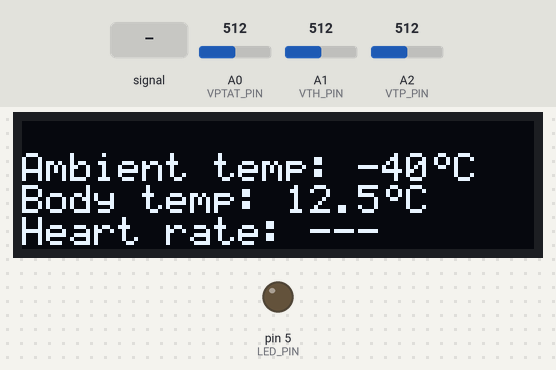
Bench run of a sketch on a simulated Arduino Nano, built with avr-gcc and run on an emulated ATmega328P. Shown: 128×32 one-colour display, output pins drawn as LEDs (lit = HIGH). The test bench sets the inputs (shaded band); at power-on: A2 (VTP_PIN) = 512, A0 (VPTAT_PIN) = 512, A1 (VTH_PIN) = 512.

Above: at 1.7 s.
1.8 s: A2 (VTP_PIN) set to 801
At 6.1 s:
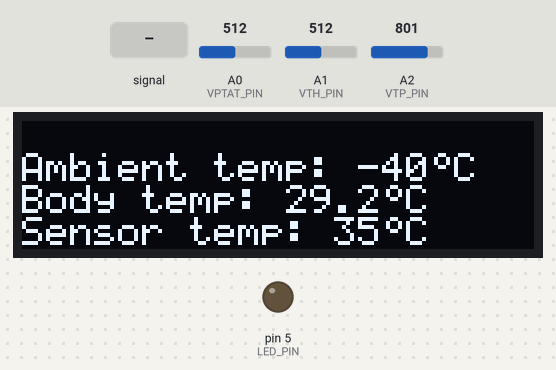
10.1 s: A2 (VTP_PIN) set to 829
At 13.78 s:
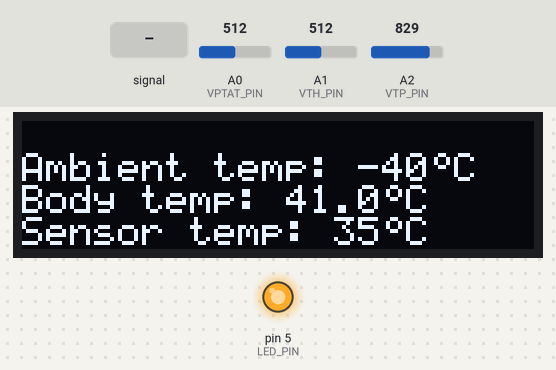
18.6 s: A1 (VTH_PIN) fed a 2 Hz sine of ±306 counts around its level
At 22.7 s:
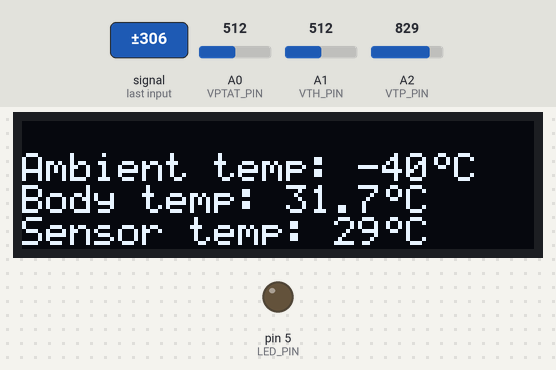
23.0 s: A2 (VTP_PIN) fed a 200 Hz sine of ±81 counts around its level
At 26.5 s:
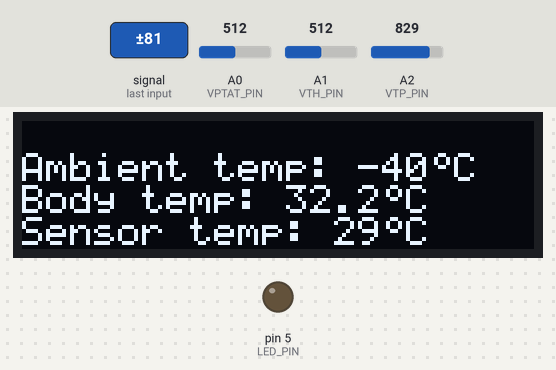
30.1 s: A0 (VPTAT_PIN) set to 0
At 34.9 s:
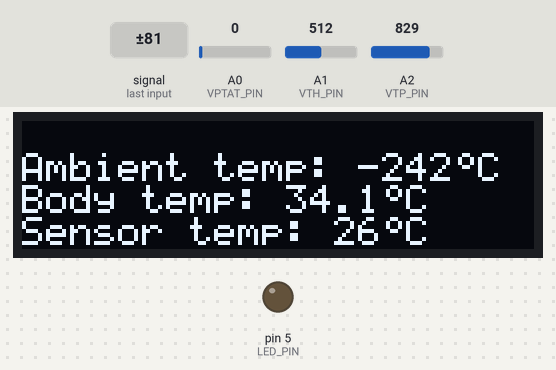
35.2 s: A1 (VTH_PIN) set to 0
At 38.7 s:
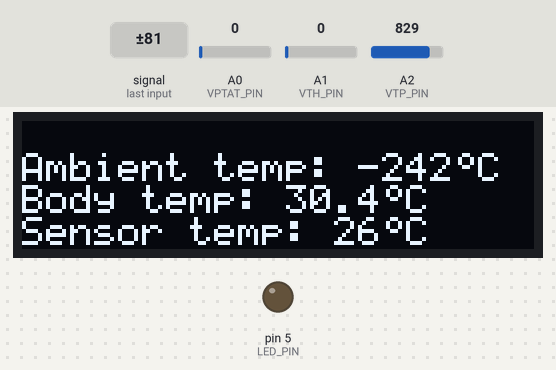
Timing chart, 0 to 39.2 s (numbered marks = the images above; inputs shaded):
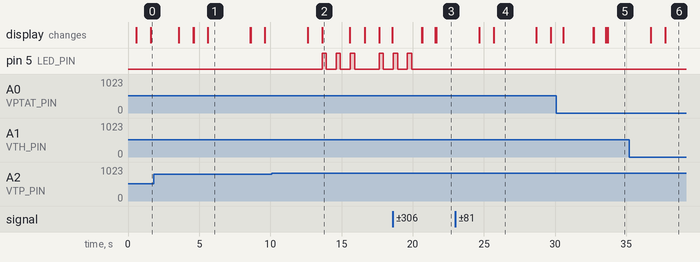

The sketch:

thermometer_pcbtest1.ino
```cpp
#include <Wire.h>
#include "SSD1306Ascii.h"
#include "SSD1306AsciiWire.h"
#include <Adafruit_GFX.h>
#include <PulseSensorPlayground.h>

#define VPTAT_PIN A0
#define VTH_PIN A1
#define VTP_PIN A2
#define HR_PIN A6
#define LED_PIN 5

// Linear fit parameters for calculating body temperature at each ambient temperature (20, 21, ..., 85°C)
// const float Btemp_line_const[] = {-1.7194, -1.7874, -1.8560, -1.9254, -1.9954, -2.0662, -2.1377, -2.2099, -2.2828, -2.3564, -2.4308,
//                                   -2.5059, -2.5818, -2.6584, -2.7358, -2.8139, -2.8928, -2.9725, -3.0530, -3.1342, -3.2162, -3.2990,
//                                   -3.3826, -3.4670, -3.5522, -3.6382, -3.7250, -3.8126, -3.9011, -3.9904, -4.0805, -4.1715, -4.2633,
//                                   -4.3560, -4.4495, -4.5439, -4.6391, -4.7352, -4.8322, -4.9301, -5.0289, -5.1286, -5.2291, -5.3306,
//                                   -5.4330, -5.5363, -5.6405, -5.7456, -5.8517, -5.9587, -6.0667, -6.1756, -6.2854, -6.3962, -6.5080,
//                                   -6.6207, -6.7345, -6.8492, -6.9649, -7.0815, -7.1992, -7.3179, -7.4376, -7.5583, -7.6800, -7.8028};
// const float Btemp_line_slope = 0.08046; // Slope is same for all ambient temperatures
const float Btemp_line_const1[] = {-21.3701, -22.2146, -23.0677, -23.9296, -24.8002, -25.6796, -26.5680, -27.4653, -28.3716, -29.2870, -30.2115,
                                   -31.1452, -32.0882, -33.0404, -34.0021, -34.9732, -35.9538, -36.9440, -37.9438, -38.9532, -39.9725, -41.0015,
                                   -42.0404, -43.0892, -44.1481, -45.2170, -46.2960, -47.3853, -48.4847, -49.5945, -50.7147, -51.8453, -52.9865,
                                   -54.1382, -55.3006, -56.4736, -57.6575, -58.8522, -60.0578, -61.2743, -62.5019, -63.7406, -64.9905, -66.2516,
                                   -67.5240, -68.8078, -70.1030, -71.4098, -72.7281, -74.0580, -75.3997, -76.7532, -78.1185, -79.4957, -80.8849,
                                   -82.2861, -83.6995, -85.1251, -86.5630, -88.0132, -89.4758, -90.9508, -92.4385, -93.9387, -95.4516, -96.9773};
const float Btemp_line2 = 0.08991;
const float Btemp_line3 = 68.4766;

// Voltage across thermistor, converted to ADC value, for each ambient temperature (20, 21, ..., 85°C)
const int Vth_adc_table[] = {995, 951, 908, 868, 830, 794, 760, 727, 696, 666, 638, 611, 586, 562, 539, 517, 496, 476, 456, 438, 421, 404,
                             389, 373, 359, 345, 332, 319, 307, 296, 285, 274, 264, 255, 245, 236, 228, 220, 212, 205, 197, 191, 184, 178,
                             172, 166, 160, 155, 149, 145, 140, 135, 131, 126, 122, 118, 115, 111, 107, 104, 101, 98, 95, 92, 89, 86};
const int Vth_table_len = 66;

volatile float avg_adc_Vtp = 0.0; // Exponential moving average of thermopile voltage ADC samples

// volatile int count = 0;

unsigned long dispBtempMillis = 0; // Start time for displaying body temperature
unsigned long measBtempMillis = 0; // Start time for measuring body temperature
unsigned long dispHRMillis = 0; // Start time for displaying body temperature
unsigned long measHRMillis = 0; // Start time for measuring body temperature
unsigned long updateAtempMillis = 0; // Time that ambient temperature was last updated
unsigned long ledMillis = 0; // Start time of LED blink period
// unsigned long startMillis = 0;

const unsigned long dispBtempPeriod = 3000; // Display body temperature for 3sec before reverting to ready state
const unsigned long measBtempPeriod = 1000; // Measure (sample and average) body temperature for 1sec
const unsigned long dispHRPeriod = 3000; // Display heart rate for 3sec before reverting to ready state
const unsigned long measHRPeriod = 1000; // Measure heart rate for 1sec
// const unsigned long updateAtempPeriod = 30000; // Update ambient temperature reading every 30sec
const unsigned long updateAtempPeriod = 3000;
const unsigned long ledOnPeriod = 300; // LED on for 0.3sec per blink period
const unsigned long ledPeriod = 1000; // LED blink total period is 1sec
// const unsigned long period = 1;  // in ms

bool dispBtemp = false; // Flag for displaying body temperature
bool measBtemp = false; // Flag for measuring body temperature
bool dispHR = false; // Flag for displaying heart rate
bool measHR = false; // Flag for measuring heart rate
bool ledWarningBtemp = false; // Flag for flashing warning LED for high body temperature
bool ledWarningHR = false; // Flag for flashing warning LED for high heart rate

int atemp = 0; // Ambient temperature reading
int stemp = 0; // Sensor temperature reading
int hrThreshold = 550; // Threshold for detecting pulses in heart rate measurement

SSD1306AsciiWire oled;
PulseSensorPlayground pulseSensor;

void setup() {
  pinMode(VPTAT_PIN, INPUT);
  pinMode(VTH_PIN, INPUT);
  pinMode(VTP_PIN, INPUT);
  pinMode(LED_PIN, OUTPUT);

  Wire.begin();

  cli(); // Disable interrupts

  TCCR2A = 0x02; // Set Timer2 to Mode 2 (non-PWM, CTC on OCR2A)
  TCCR2B = 0x05; // Set clock prescaler to 128
  OCR2A = 0x7C; // Set count to 124 for 1ms interrupt
  TIMSK2 = 0x02; // Set interrupt on OCR2A compare match

  sei(); // Enable interrupts

  /* SETUP PULSESENSOR */
  pulseSensor.analogInput(HR_PIN);
  pulseSensor.setThreshold(hrThreshold);
  pulseSensor.begin();

  /* SETUP OLED */
  oled.begin(&Adafruit128x32, 0x3C); // Start the OLED display
  oled.setFont(System5x7);
  delay(500);

  /* TODO: Setup RNBD */

  /* DISPLAY MEASUREMENTS UPON INITIALIZATION */                          /* TODO: RNBD */
  int adc_ptat = analogRead(VPTAT_PIN); // ADC reading of PTAT voltage
  // Vptat = 12.3733*Tamb + 2998.08 [mV] -> Tamb = Vptat/12.3733 - 242.30
  atemp = round(0.3946 * adc_ptat - 242.3); // TODO: check this
  oled.setCursor(0, 1);
  oled.print(F("Ambient temp: "));
  oled.print(atemp);
  oled.print(F("\200C ")); // \200 is octal escape for degree symbol
  updateAtempMillis = millis();

  oled.setCursor(0, 2);
  oled.print(F("Body temp: ---      "));

  oled.setCursor(0, 3);
  oled.print(F("Heart rate: ---    "));
}

/* INTERRUPT SERVICE ROUTINE FOR SAMPLING THERMOPILE VOLTAGE */
ISR (TIMER2_COMPA_vect) {
  cli(); // Disable interrupts

  int adc_Vtp = analogRead(VTP_PIN); // ADC reading of thermopile voltage

  // EMA filter formula: alpha*newSample + (1-alpha)*lastEMAvalue, with alpha=1/16 (to divide by power of 2)
  avg_adc_Vtp = (adc_Vtp + 15 * avg_adc_Vtp) / 16;

  // count++;

  sei(); // Enable interrupts
}

void loop() {
  unsigned long currentMillis = millis();

  /* AMBIENT TEMPERATURE */
  if ((currentMillis - updateAtempMillis) >= updateAtempPeriod) { // Update period elapsed
    int adc_ptat = analogRead(VPTAT_PIN); // ADC reading of PTAT voltage
    // Vptat = 12.3733*Tamb + 2998.08 [mV] -> Tamb = Vptat/12.3733 - 242.30
    int atempNew = round(0.3946 * adc_ptat - 242.3); // Calculate updated ambient temperature TODO: check this

    // if (atempNew != atemp) { // Ambient temperature reading changed
      atemp = atempNew;
      // TODO: print atemp to OLED and RNBD serial
      oled.setCursor(0, 1);
      oled.print(F("Ambient temp: "));
      oled.print(atemp);
      oled.print(F("\200C ")); // \200 is octal escape for degree symbol

      oled.setCursor(0, 3);
      oled.print(F("Sensor temp: "));
      oled.print(stemp);
      oled.print(F("\200C   "));
    // }

    updateAtempMillis = currentMillis;
  }

  int adc_Vth = analogRead(VTH_PIN); // ADC reading of voltage across thermistor

  // Only proceed if Vth is within the specified operating range
  if (adc_Vth <= 1019 && adc_Vth >= 85) { // Limits are the values corresponding to 19 and 86°C TODO: change after calibration

    /* CALCULATE SENSOR AMBIENT TEMPERATURE */
    // Binary nearest neighbor search to map Vth reading to temperature; note Vth_adc_table is in descending order
    int left = 0;
    int right = Vth_table_len;
    int mid;
    do {
      mid = left + floor((right-left)/2);
      if (Vth_adc_table[mid] > adc_Vth)
        left = mid + 1;
      else
        right = mid;
    } while(left < right); // At the end, right holds the index of the predecessor (smaller neighbor)

    if (right == 0)
      stemp = 20;
    else if (right == Vth_table_len)
      stemp = 19 + Vth_table_len;
    else if ((adc_Vth - Vth_adc_table[right]) <= (Vth_adc_table[right-1] - adc_Vth)) // Vth reading is closer to the predecessor than to the successor (larger neighbor)
      stemp = 20 + right; // Use the predecessor index
    else
      stemp = 19 + right; // Use the successor index (20 + right-1) = 19 + right

    /* CALCULATE BODY TEMPERATURE */
    float btemp = 0;
    if (adc_Vth <= 1019 && adc_Vth >= 85) { // Limits are the values corresponding to 19 and 86°C TODO: change after calibration
      // btemp = ((avg_adc_Vtp / 1024 * 5000 - 3719) / 675 - Btemp_line_const[stemp - 20]) / Btemp_line_slope;
      // Reduced above computations by absorbing constants into the line parameters
      btemp = avg_adc_Vtp * Btemp_line2 - Btemp_line3 - Btemp_line_const1[stemp - 20]; // TODO: change after calibration
    }

    /* CALCULATE HEART RATE */

    // int bpm = pulseSensor.getBeatsPerMinute();

    /* TODO: Compare/average(?) the sensor temp (from thermistor) and ambient temp (from PTAT) */

    /* BODY TEMPERATURE */
    if (dispBtemp) { // Displaying body temperature
      if ((currentMillis - dispBtempMillis) >= dispBtempPeriod) { // Display period elapsed
        // TODO: print "---" to OLED to indicate ready state
        oled.setCursor(0, 2);
        oled.print(F("Body temp: ---      "));
        ledWarningBtemp = false;
        if (!ledWarningHR)
          digitalWrite(LED_PIN, LOW);
        dispBtemp = false;
        avg_adc_Vtp = 0; // Reset ADC exponential moving average for body temperature to zero
        // This is to prevent measurement from starting again right away due to capacitor at ADC input not discharging fully
      }
    }
    else if (measBtemp) { // Measuring body temperature
      if ((currentMillis - measBtempMillis) >= measBtempPeriod) { // Measurement period elapsed
        // if (btemp >= 32 && btemp <= 43) { // Valid body temperature reading
          // TODO: print btemp to OLED and RNBD serial
          oled.setCursor(0, 2);
          oled.print(F("Body temp: "));
          oled.print(btemp, 1);
          oled.print(F("\200C   ")); // \200 is octal escape for degree symbol
          if (btemp >= 39.4) { // Body temperature too high, flash warning LED
            ledWarningBtemp = true;
            if (!ledWarningHR)
              ledMillis = currentMillis;
          }
        // }
        // else {
        //   oled.setCursor(0, 2);
        //   oled.print(F("Body temp: ---      "));
        // }
        measBtemp = false;
        dispBtemp = true; // Start displaying
        dispBtempMillis = currentMillis;
      }
    }
    else { // Start measuring body temperature again
      // TODO: print "Measuring" to OLED
      oled.setCursor(0, 2);
      oled.print(F("Body temp: Measuring"));
      measBtemp = true; // Start measuring
      measBtempMillis = currentMillis;
    }

    /* HEART RATE */
    // if (dispHR) { // Displaying heart rate
    //   if ((currentMillis - dispHRMillis) >= dispHRPeriod) { // Display period elapsed
    //     // TODO: print "---" to OLED to indicate ready state
    //     oled.setCursor(0, 3);
    //     oled.print(F("Heart rate: ---      "));
    //     ledWarningHR = false;
    //     if (!ledWarningBtemp)
    //       digitalWrite(LED_PIN, LOW);
    //     dispHR = false;
    //   }
    // }
    // else if (measHR) { // Measuring heart rate
    //   if ((currentMillis - measHRMillis) >= measHRPeriod) { // Measurement period elapsed
    //     if (bpm >= 30 && bpm <= 250) { // Valid heart rate reading
    //       // TODO: print heart rate to OLED and RNBD serial
    //       oled.setCursor(0, 3);
    //       oled.print(F("Heart rate: "));
    //       oled.print(bpm);
    //       oled.print(F(" BPM   "));
    //       if (bpm >= 180) { // Heart rate too high, flash warning LED
    //         ledWarningHR = true;
    //         if (!ledWarningBtemp)
    //           ledMillis = currentMillis;
    //       }
    //     }
    //     else {
    //       oled.setCursor(0, 3);
    //       oled.print(F("Heart rate: ---      "));
    //     }
    //     measHR = false;
    //     dispHR = true; // Start displaying
    //     dispHRMillis = currentMillis;
    //   }
    // }
    // else if (bpm >= 30 && bpm <= 250) { // Valid heart rate reading
    //   // TODO: print "Measuring" to OLED
    //   oled.setCursor(0, 3);
    //   oled.print(F("Heart rate: Measuring"));
    //   measHR = true; // Start measuring
    //   measHRMillis = currentMillis;
    // }

    /* WARNING LED */
    if (ledWarningBtemp || ledWarningHR) {
      if ((currentMillis - ledMillis) < ledOnPeriod)
        digitalWrite(LED_PIN, HIGH); // Blink on
      else if ((currentMillis - ledMillis) < ledPeriod)
        digitalWrite(LED_PIN, LOW); // Blink off
      else
        ledMillis = currentMillis; // Repeat blink period
    }

  }
}
```

Measured:
- the behaviour switches between 810 and 811 on A2 (VTP_PIN) (found by bisection; images 1 and 2)
- after the input at 10.1 s, pin 5 (LED_PIN): LOW → HIGH after 3.5 s, → LOW 0.28 s later, → HIGH 0.70 s later, → LOW 0.30 s later, … (8 changes in this stretch)
- after the input at 18.6 s, pin 5 (LED_PIN): goes on until 19.9 s, then stays LOW
- what the display in image 1 shows lasts 3.0 s, from 5.6 s to 8.6 s
- what the display in image 2 shows lasts 2.0 s, from 13.6 s to 15.6 s
